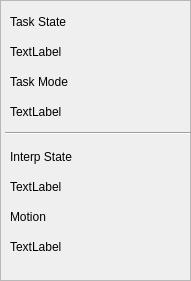
   <widget class="QFrame" name="frame_taskstate">
    <property name="geometry">
     <rect>
      <x>590</x>
      <y>880</y>
      <width>191</width>
      <height>281</height>
     </rect>
    </property>
    <property name="frameShape">
     <enum>QFrame::StyledPanel</enum>
    </property>
    <property name="frameShadow">
     <enum>QFrame::Raised</enum>
    </property>
    <widget class="QLabel" name="task_mode_lb">
     <property name="geometry">
      <rect>
       <x>10</x>
       <y>95</y>
       <width>131</width>
       <height>34</height>
      </rect>
     </property>
     <property name="text">
      <string>TextLabel</string>
     </property>
    </widget>
    <widget class="QLabel" name="label_8">
     <property name="geometry">
      <rect>
       <x>10</x>
       <y>65</y>
       <width>151</width>
       <height>34</height>
      </rect>
     </property>
     <property name="text">
      <string>Task Mode</string>
     </property>
    </widget>
    <widget class="QLabel" name="label_7">
     <property name="geometry">
      <rect>
       <x>10</x>
       <y>5</y>
       <width>151</width>
       <height>34</height>
      </rect>
     </property>
     <property name="text">
      <string>Task State</string>
     </property>
    </widget>
    <widget class="QLabel" name="task_state_lb">
     <property name="geometry">
      <rect>
       <x>10</x>
       <y>35</y>
       <width>131</width>
       <height>34</height>
      </rect>
     </property>
     <property name="text">
      <string>TextLabel</string>
     </property>
    </widget>
    <widget class="QLabel" name="motion_mode_lb">
     <property name="geometry">
      <rect>
       <x>10</x>
       <y>230</y>
       <width>151</width>
       <height>34</height>
      </rect>
     </property>
     <property name="text">
      <string>TextLabel</string>
     </property>
    </widget>
    <widget class="QLabel" name="interp_state_lb">
     <property name="geometry">
      <rect>
       <x>10</x>
       <y>170</y>
       <width>151</width>
       <height>34</height>
      </rect>
     </property>
     <property name="text">
      <string>TextLabel</string>
     </property>
    </widget>
    <widget class="QLabel" name="label_23">
     <property name="geometry">
      <rect>
       <x>10</x>
       <y>200</y>
       <width>131</width>
       <height>34</height>
      </rect>
     </property>
     <property name="text">
      <string>Motion</string>
     </property>
    </widget>
    <widget class="QLabel" name="label_28">
     <property name="geometry">
      <rect>
       <x>10</x>
       <y>140</y>
       <width>151</width>
       <height>34</height>
      </rect>
     </property>
     <property name="text">
      <string>Interp State</string>
     </property>
    </widget>
    <widget class="Line" name="line">
     <property name="geometry">
      <rect>
       <x>5</x>
       <y>125</y>
       <width>186</width>
       <height>16</height>
      </rect>
     </property>
     <property name="orientation">
      <enum>Qt::Horizontal</enum>
     </property>
    </widget>
   </widget>
